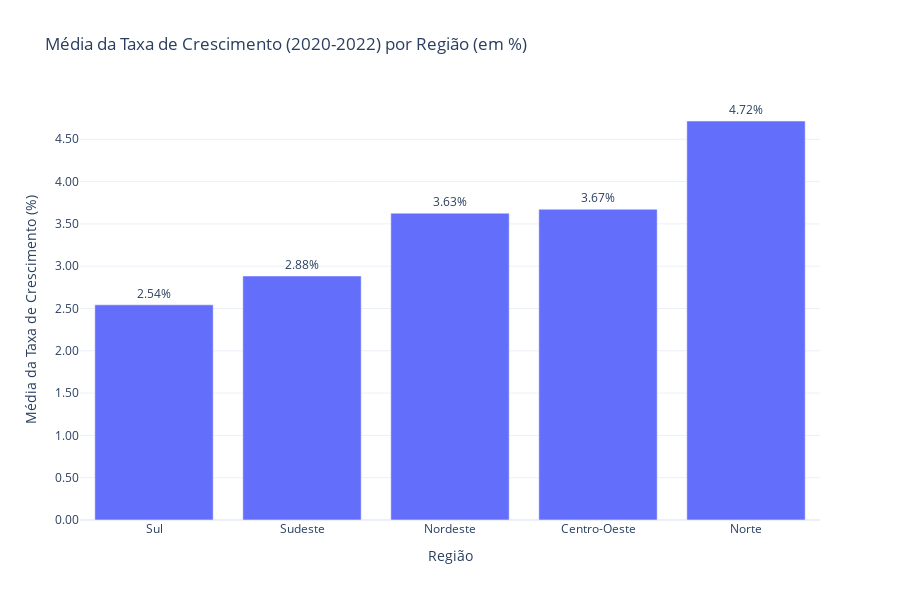

Here is the notebook cell this chart was saved with:
### Markdown cell above
**Observações do Gráfico:**
* Rondônia, Amapá e Acre apresentam um crescimento mais consistente e contínuo.
* Esse comportamento indica um potencial de mercado maior do que em estados classificados como saturados.

### Code cell
taxa_crescimento_regioes = taxa_crescimento.reset_index()
taxa_crescimento_regioes.columns = ["Estado", "Taxa_Crescimento"]
taxa_crescimento_regioes["Região"] = taxa_crescimento_regioes["Estado"].map(regioes)


# Convertendo a taxa de crescimento para porcentagem
taxa_crescimento_regioes["Taxa_Crescimento"] = (
    taxa_crescimento_regioes["Taxa_Crescimento"] * 100
)

# Calculando a média da taxa de crescimento por região (em porcentagem)
media_crescimento_regiao_sorted = (
    taxa_crescimento_regioes.groupby("Região")["Taxa_Crescimento"].mean().sort_values()
)

# Criando o gráfico de barras interativo
fig = px.bar(
    media_crescimento_regiao_sorted,
    x=media_crescimento_regiao_sorted.index,
    y=media_crescimento_regiao_sorted.values,
    text=media_crescimento_regiao_sorted.values.round(2),
    labels={"x": "Região", "y": "Média da Taxa de Crescimento (%)"},
    title="Média da Taxa de Crescimento (2020-2022) por Região (em %)",
)

# Ajuste do layout para exibir as porcentagens
fig.update_traces(texttemplate="%{text:.2f}%", textposition="outside")
fig.update_layout(
    yaxis_tickformat=".2f", hovermode="x unified", template="plotly_white", height=600
)


fig.show()

### Figure 1 — Plotly figure (JSON) as saved in the notebook; plotly's stock layout.template omitted (floating-point values rounded to 4 significant figures)
{"data": [{"hovertemplate": "Região=%{x}<br>Média da Taxa de Crescimento (%)=%{y}<br>text=%{text}<extra></extra>", "legendgroup": "", "marker": {"color": "#636efa", "pattern": {"shape": ""}}, "name": "", "orientation": "v", "showlegend": false, "text": [2.54, 2.88, 3.63, 3.67, 4.72], "textposition": "outside", "texttemplate": "%{text:.2f}%", "type": "bar", "x": ["Sul", "Sudeste", "Nordeste", "Centro-Oeste", "Norte"], "xaxis": "x", "y": [2.543, 2.885, 3.627, 3.673, 4.716], "yaxis": "y"}], "layout": {"barmode": "relative", "height": 600, "hovermode": "x unified", "legend": {"tracegroupgap": 0}, "title": {"text": "Média da Taxa de Crescimento (2020-2022) por Região (em %)"}, "xaxis": {"anchor": "y", "domain": [0, 1], "title": {"text": "Região"}}, "yaxis": {"anchor": "x", "domain": [0, 1], "tickformat": ".2f", "title": {"text": "Média da Taxa de Crescimento (%)"}}}}
